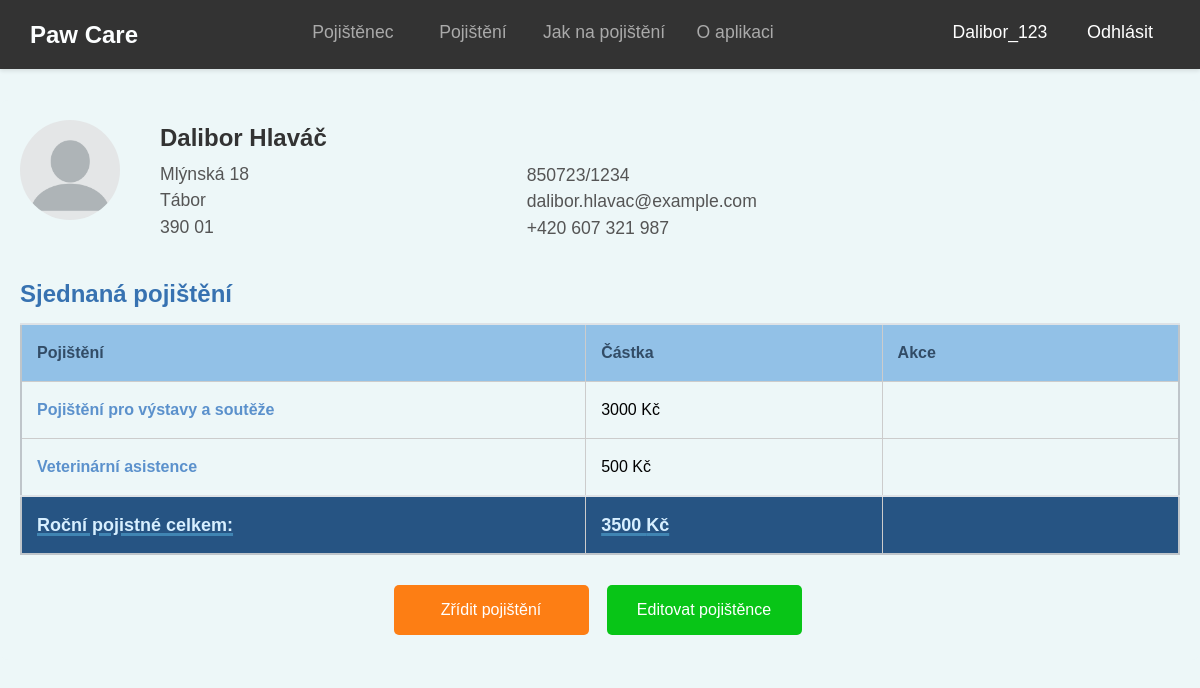
The app's page /pojisteni/pojistenec/70/ (signed in), older data.
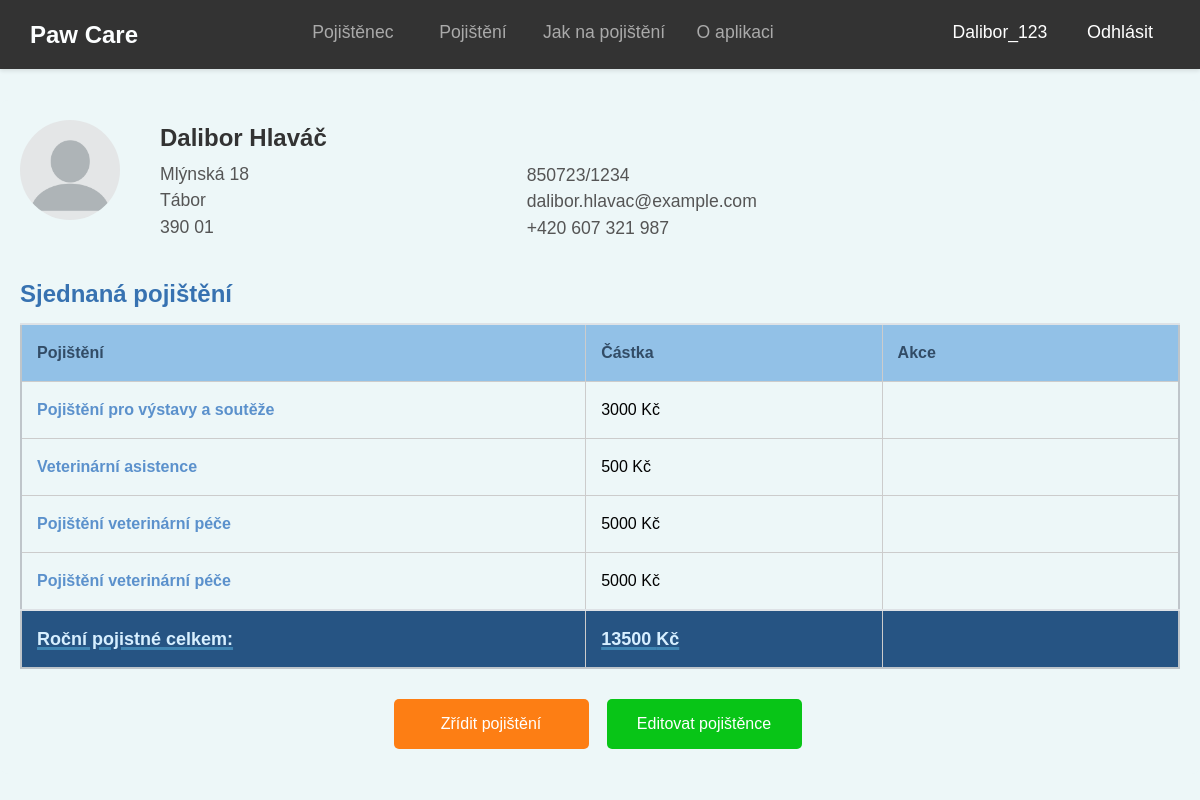
The same page, newer data.
### insurance/models.py (models this page shows, shortened)
class Policy(models.Model):
    insured_person = models.ForeignKey(InsuredPerson, related_name='policies', on_delete=models.CASCADE, verbose_name="Pojištěná osoba")
    insurance_coverage = models.ForeignKey(InsuranceCoverage, on_delete=models.CASCADE, verbose_name="Pojistné krytí", null=True, blank=True)
    premium = models.FloatField("Pojistné", editable=False)
    start_date = models.DateField("Datum začátku pojištění")
    end_date = models.DateField("Datum konce pojištění")
    class Meta:
        verbose_name = "Pojistka"
        verbose_name_plural = "Pojistky"

class InsuranceCoverage(models.Model):
    insurance_type = models.ForeignKey(InsuranceType, related_name='coverages', on_delete=models.CASCADE, verbose_name="Typ pojištění")
    name = models.CharField("Název pojistného krytí", max_length=100)
    description = models.TextField("Popis pojistného krytí", blank=True)
    premium = models.FloatField("Pojistné", default=0.0)
    class Meta:
        verbose_name = "Pojistné krytí"
        verbose_name_plural = "Pojistná krytí"

### insurance/views.py (the view)
# urls.py: path('pojistenec/<int:id>/', views.insured_detail, name='insured_detail'),  # Detail konkrétního pojištěnce
@login_required
def insured_detail(request, id):
    if request.user.is_staff:
        insured_person = get_object_or_404(InsuredPerson, id=id)
    else:
        insured_person = get_object_or_404(InsuredPerson, id=id, user=request.user)
    policies = Policy.objects.filter(insured_person=insured_person)
    total_premium = sum(policy.premium for policy in policies)
    return render(request, 'insurance/insured_detail.html', {
        'insured_person': insured_person,
        'policies': policies,
        'total_premium': total_premium,
    })

### insurance/templates/insurance/insured_detail.html (shortened to what this page needs)
{% extends 'insurance/base.html' %}
{% load static %}
{% block content %}
<div class="container">
    <div class="profile-header">
        <div class="profile-image">
            <img src="{% static 'images/profile_picture.png' %}" alt="{{ insured_person.first_name }} {{ insured_person.last_name }}">
        </div>
        <div class="profile-info">
            <div class="left-info">
                <h1>{{ insured_person.first_name }} {{ insured_person.last_name }}</h1>
                <p>{{ insured_person.street_address }}<br>{{ insured_person.city }}<br>{{ insured_person.postal_code }}</p>
            </div>
            <div class="right-info">
                <p>{{ insured_person.id_number }}</p>
                <p>{{ insured_person.email }}</p>
                <p>{{ insured_person.phone_number }}</p>
            </div>
        </div>
    </div>
    <h2>Sjednaná pojištění</h2>
    <table class="table table-striped insured-detail-table">
        <thead>
            <tr>
                <th>Pojištění</th>
                <th>Částka</th>
                <th>Akce</th>
            </tr>
        </thead>
        <tbody>
            {% for policy in policies %}
            <tr>
                <td><a href="{% url 'insurance_coverage_list' policy.insurance_coverage.insurance_type.id %}?coverage_id={{ policy.insurance_coverage.id }}">{{ policy.insurance_coverage.name }}</a></td>
                <td>{{ policy.premium|floatformat:0 }} Kč</td>
                <td>
                </td>
            </tr>
            {% endfor %}
            <tr>
                <td class="text-right"><strong>Roční pojistné celkem:</strong></td>
                <td><strong>{{ total_premium|floatformat:0 }} Kč</strong></td>
                <td></td>
            </tr>
        </tbody>
    </table>
    <div class="btn-group-centered">
        <a href="{% url 'add_policy_from_insured' insured_person.id %}" class="btn btn-primary btn-create-policy">Zřídit pojištění</a>
        <a href="{% url 'edit_insured' insured_person.id %}" class="btn btn-warning">Editovat pojištěnce</a>
    </div>
</div>
{% endblock %}

Row changes from the older to the newer data that the page shows:
added Policy: insurance_coverage.name "Pojištění veterinární péče", premium "5000"
added Policy: insurance_coverage.name "Pojištění veterinární péče", premium "5000"
Text that changed along with them:
{{ total_premium|floatformat:0 }}: "3500" → "13500"
